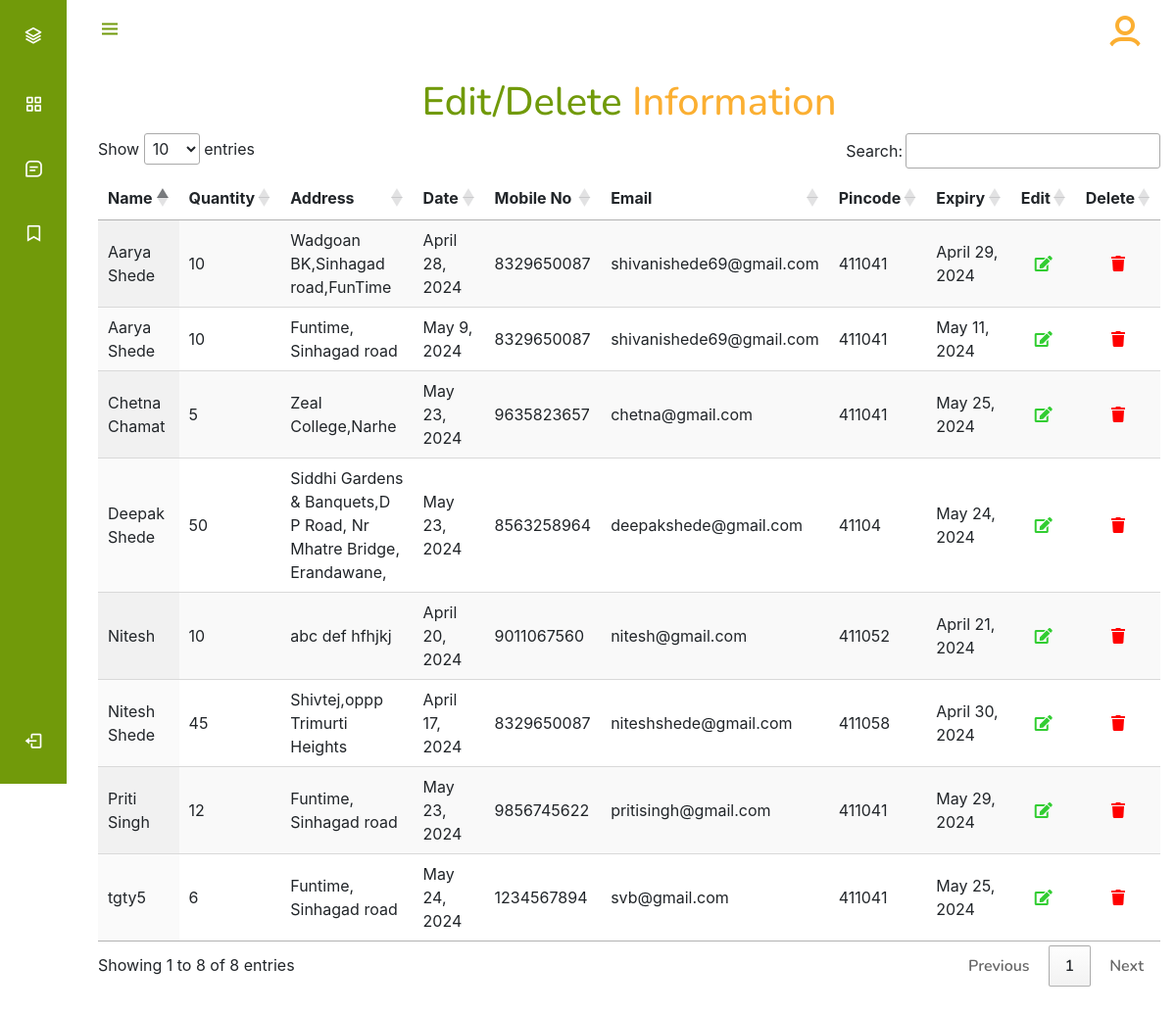
The app's page /donarview/ with its own data.
### myapp/models.py (models this page shows, shortened)
class DonarInfo(models.Model):
    name = models.CharField(max_length=100)
    quantity = models.IntegerField()
    address = models.CharField(max_length=255)
    date = models.DateField()
    mobileno = models.CharField(max_length=15)
    email = models.EmailField()
    pincode = models.CharField(max_length=10)
    expiry = models.DateField()

### myapp/views.py (the view)
# urls.py: path('donarview/', views.donarview, name='donarview'),
def donarview(request):
    donar_info = DonarInfo.objects.all()
    return render(request, 'donarview.html', {'donar_info': donar_info})

### myapp/templates/donarview.html (shortened to what this page needs)
{% load static %}
<!DOCTYPE html>
<html lang="en">
<head>
    <link rel="stylesheet" type="text/css" href="{% static 'css/style.css' %}">
    <link href="https://cdn.jsdelivr.net/npm/bootstrap@5.0.0-beta1/dist/css/bootstrap.min.css" rel="stylesheet">
    <link rel="stylesheet" href="https://stackpath.bootstrapcdn.com/bootstrap/4.5.2/css/bootstrap.min.css">
    <link href="https://cdn.jsdelivr.net/npm/boxicons@latest/css/boxicons.min.css" rel="stylesheet">
    <link rel="stylesheet" type="text/css" href="https://cdn.datatables.net/1.11.5/css/jquery.dataTables.css">
    <link href="https://cdnjs.cloudflare.com/ajax/libs/font-awesome/5.15.4/css/all.min.css" rel="stylesheet">
</head>
<body id="body-pd">
    <header class="header" id="header">
        <div class="header_toggle"> <i class='bx bx-menu' id="header-toggle"></i> </div>
        <div class="header_img"> <i class='bx bx-user nav_icon' style='font-size:48px;color:#fbaf32'></i> </div>
    </header>
    <div class="l-navbar" id="nav-bar">
        <nav class="nav">
            <div>
                <a href="#" class="nav_logo"> <i class='bx bx-layer nav_logo-icon'></i> <span class="nav_logo-name">Zero Hunger</span> </a>
                <div class="nav_list">
                    <a href="{% url 'index' %}" class="nav-item nav-link "><i class='bx bx-grid-alt nav_icon' style="color: white;"></i> </a> <br>
                    <a href="{% url 'donarinfo' %}" class="nav-item nav-link"><i class='bx bx-message-square-detail nav_icon' style="color: white;"></i> </a><br>
                   <a href="{% url 'donarview' %}" class="nav-item nav-link"><i class='bx bx-bookmark nav_icon' style="color: white;"></i> </a> <br>
                    </div>
            </div> <a href="#" class="nav_link"> <i class='bx bx-log-out nav_icon'></i> <span class="nav_name">SignOut</span> </a>
        </nav>
    </div>
    <h1 style="margin-top: 80px;"><center><span style="color:#719a0a;">Edit/Delete</span>  <span style="color:#fbaf32 ;">Information</span></center></h1>
    <table id="item-table" class="display">
        <thead>
            <tr>
                <th>Name</th>
                <th>Quantity</th>
                <th>Address</th>
                <th>Date</th>
                <th>Mobile No</th>
                <th>Email</th>
                <th>Pincode</th>
                <th>Expiry</th>
                <th>Edit</th>
                <th>Delete</th>
            </tr>
        </thead>
        <tbody>
            {% for donor in donar_info %}
            <tr>
                <td>{{ donor.name }}</td>
                <td>{{ donor.quantity }}</td>
                <td>{{ donor.address }}</td>
                <td>{{ donor.date }}</td>
                <td>{{ donor.mobileno }}</td>
                <td>{{ donor.email }}</td>
                <td>{{ donor.pincode }}</td>
                <td>{{ donor.expiry }}</td>
                <td style="text-align: center;"><a href="{% url 'editdonar' donor.id %}"><i class="fas fa-edit" style="color: #32CD32;"></i></a></td>
                <td style="text-align: center;"><a href="#" onclick="confirmDelete('{{ donor.id }}')"><i class="fas fa-trash" style="color: #FF0000;"></i></a></td>
            </tr>
            {% endfor %}
        </tbody>
    </table>
<div class="container">
</div>
</body>
</html>

### myapp/static/css/style.css (style rules this page uses)
body { color: #757575; background: #ffffff; font-family: 'open sans', sans-serif; }
h1, h2, h3, h4, h5, h6 { color: #454545; font-family: 'Nunito', sans-serif; }
a { font-family: 'Nunito', sans-serif; font-weight: 600; color: #fbaf32; transition: .3s; }
.nav-item.nav-link { color: #719a0a !important; }
* { box-sizing: border-box }
.container { padding: 16px; }
a { color: dodgerblue; }
:root { --header-height: 3rem;--nav-width: 68px;--first-color: #719a0a;--first-color-light: white;--white-color: white;--body-font: 'Nunito', sans-serif;--normal-font-size: 1rem;--z-fixed: 100 }
*,::before,::after { box-sizing: border-box }
body { position: relative;margin: var(--header-height) 0 0 0;padding: 0 1rem;font-family: var(--body-font);font-size: var(--normal-font-size);transition: .5s }
a { text-decoration: none }
.header { width: 100%;height: var(--header-height);position: fixed;top: 0;left: 0;display: flex;align-items: center;justify-content: space-between;padding: 0 1rem;background-color: var(--white-color);z-index: var(--z-fixed);transition: .5s }
.header_toggle { color: var(--first-color);font-size: 1.5rem;cursor: pointer }
.header_img { width: 35px;height: 35px;display: flex;justify-content: center;border-radius: 50%;overflow: hidden }
.l-navbar { position: fixed;top: 0;left: -30%;width: var(--nav-width);height: 100vh;background-color: var(--first-color);padding: .5rem 1rem 0 0;transition: .5s;z-index: var(--z-fixed) }
.nav { height: 100%;display: flex;flex-direction: column;justify-content: space-between;overflow: hidden }
.nav_logo, .nav_link { display: grid;grid-template-columns: max-content max-content;align-items: center;column-gap: 1rem;padding: .5rem 0 .5rem 1.5rem }
.nav_logo { margin-bottom: 2rem }
.nav_logo-icon { font-size: 1.25rem;color: var(--white-color) }
.nav_link { position: relative;color: var(--first-color-light);margin-bottom: 1.5rem;transition: .3s }
.nav_icon { font-size: 1.25rem }
@media screen and (min-width: 768px) { body { margin: calc(var(--header-height) + 1rem) 0 0 0;padding-left: calc(var(--nav-width) + 2rem) } }
@media screen and (min-width: 768px) { .header { height: calc(var(--header-height) + 1rem);padding: 0 2rem 0 calc(var(--nav-width) + 2rem) } }
@media screen and (min-width: 768px) { .header_img { width: 40px;height: 40px } }
@media screen and (min-width: 768px) { .l-navbar { left: 0;padding: 1rem 1rem 0 0 } }

### records on screen
DonarInfo: name "Nitesh", quantity "10", address "abc def hfhjkj", date "April 20, 2024", mobileno "9011067560", email "nitesh@gmail.com", pincode "411052", expiry "April 21, 2024"
DonarInfo: name "Nitesh Shede", quantity "45", address "Shivtej,oppp Trimurti Heights", date "April 17, 2024", mobileno "8329650087", email "niteshshede@gmail.com", pincode "411058", expiry "April 30, 2024"
DonarInfo: name "Aarya Shede", quantity "10", address "Wadgoan BK,Sinhagad road,FunTime", date "April 28, 2024", mobileno "8329650087", email "shivanishede69@gmail.com", pincode "411041", expiry "April 29, 2024"
DonarInfo: name "Aarya Shede", quantity "10", address "Funtime, Sinhagad road", date "May 9, 2024", mobileno "8329650087", email "shivanishede69@gmail.com", pincode "411041", expiry "May 11, 2024"
DonarInfo: name "Chetna Chamat", quantity "5", address "Zeal College,Narhe", date "May 23, 2024", mobileno "9635823657", email "chetna@gmail.com", pincode "411041", expiry "May 25, 2024"
DonarInfo: name "Priti Singh", quantity "12", address "Funtime, Sinhagad road", date "May 23, 2024", mobileno "9856745622", email "pritisingh@gmail.com", pincode "411041", expiry "May 29, 2024"
DonarInfo: name "Deepak Shede", quantity "50", address "Siddhi Gardens & Banquets,D P Road, Nr Mhatre Bridge, Erandawane,", date "May 23, 2024", mobileno "8563258964", email "deepakshede@gmail.com", pincode "41104", expiry "May 24, 2024"
DonarInfo: name "tgty5", quantity "6", address "Funtime, Sinhagad road", date "May 24, 2024", mobileno "1234567894", email "svb@gmail.com", pincode "411041", expiry "May 25, 2024"
